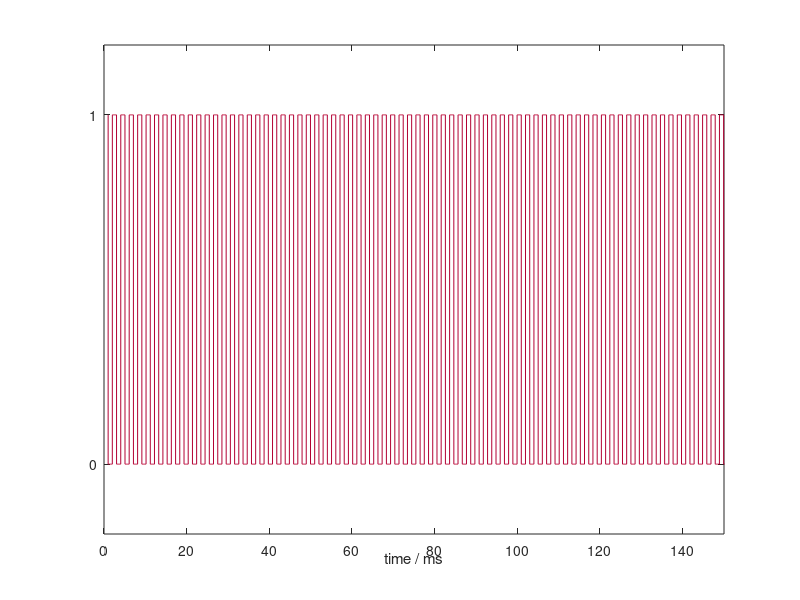

This figure's MATLAB source:
clear t output

t = 1;

while t < 160
    
    for n = t(end):0.01:t(end) + 1.02
        output(size(t)) = 0;
        
        t = [t, n];
    end

    for n = t(end):0.01:t(end) + 1.02
        output(size(t)) = 1;
        
        t = [t, n];
    end

end

t(end) = [];


figure('Renderer', 'painters', 'Position', [0 0 500 100])

plot(t, output, 'Color', [0.7 0 0.2])
ylim([-0.2, 1.2])
xlim([0, 150])
xlabel('time / ms', 'Position',[75 -0.25]);
yticks([0, 1])
